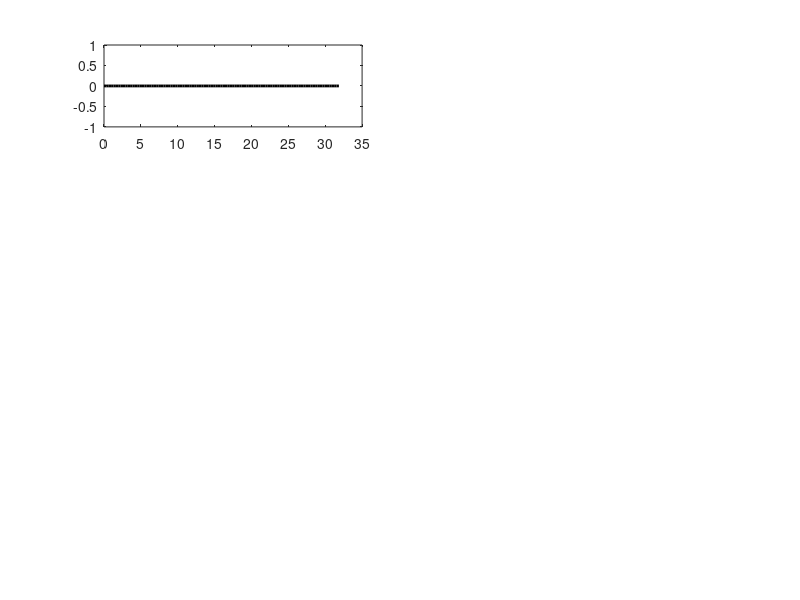

Source code (MATLAB): (Note: this script raises an error after producing the figure.)
clc
clear
close all

% Define parameters
v0 = 50; % initial velocity in m/s 
vf = 0; % final velocity in m/s
height_initial = 0;
height_final = 0;

a_maxb = 39.24;% maximum backward acceleration in m/s^2
db = (v0^2) / (2 * (a_maxb)); % distance traveled during braking
g = 9.81; % gravitational acceleration in m/s^2

% Calculate position along the braking section
path_length = linspace(0, db, 100); % path length from 0 to db
G_forewards = 0 * ones(size(path_length));
G_normal = 0 * ones(size(path_length));
G_backwards = (a_maxb / g) * ones(size(path_length)); % constant backward G's
G_lateral = 0 * ones(size(path_length));

% Create figure and subplots
figure;

% Create the subplot for Backward G's during the braking section
subplot(4,2,1);
plot(path_length, G_forewards, 'k', 'LineWidth', 2);
yline(5, 'r--', 'LineWidth', 1);
title('Forewards Gs During Braking Section');
xlabel('Path Length along Track (m)');
ylabel('Forewards Gs (g)');
xlim([0 30]);
ylim([0 6]); 
legend('Gs experienced','Gs limit')
grid on;

subplot(4,2,2);
plot(path_length, G_backwards, 'k', 'LineWidth', 2);
yline(4, 'r--', 'LineWidth', 1);
title('Backwards Gs During Braking Section');
xlabel('Path Length along Track (m)');
ylabel('Backwards Gs (g)');
xlim([0 30]);
ylim([0 6]); 
legend('Gs experienced','Gs limit')
grid on;

subplot(4,2,3);
plot(path_length, G_lateral, 'k', 'LineWidth', 2);
yline(3, 'r--', 'LineWidth', 1);
title('Lateral Gs During Braking Section');
xlabel('Path Length along Track (m)');
ylabel('Lateral Gs (g)');
xlim([0 30]);
ylim([0 6]);
legend('Gs experienced','Gs limit')
grid on;

subplot(4,2,4);
plot(path_length, G_normal, 'k', 'LineWidth', 2);
yline(6, 'r--', 'LineWidth', 1);
title('Normal Gs During Braking Section');
xlabel('Path Length along Track (m)');
ylabel('Normal Gs (g)');
xlim([0 30]);
ylim([0 6]);
legend('Gs experienced','Gs limit')
grid on;




% Formatting
sgtitle('G-Forces during Braking Section');

% Display the figure
figure(gcf);